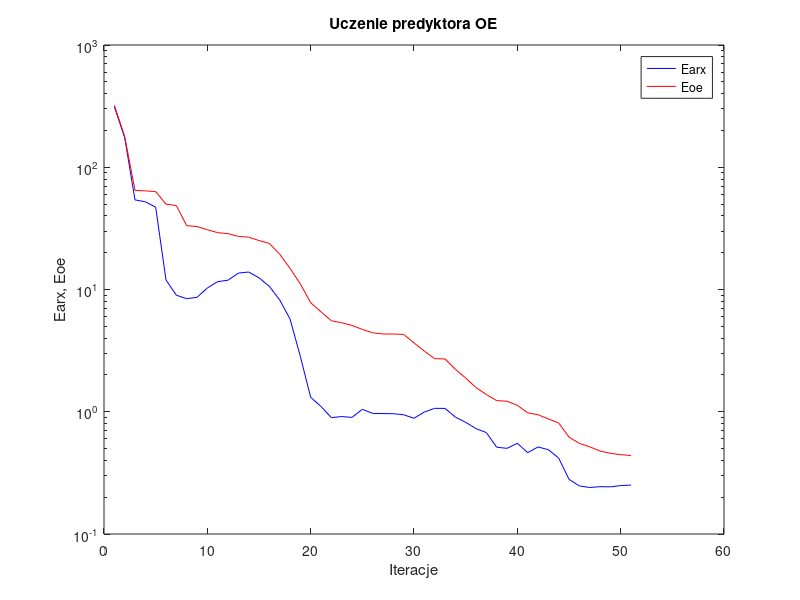
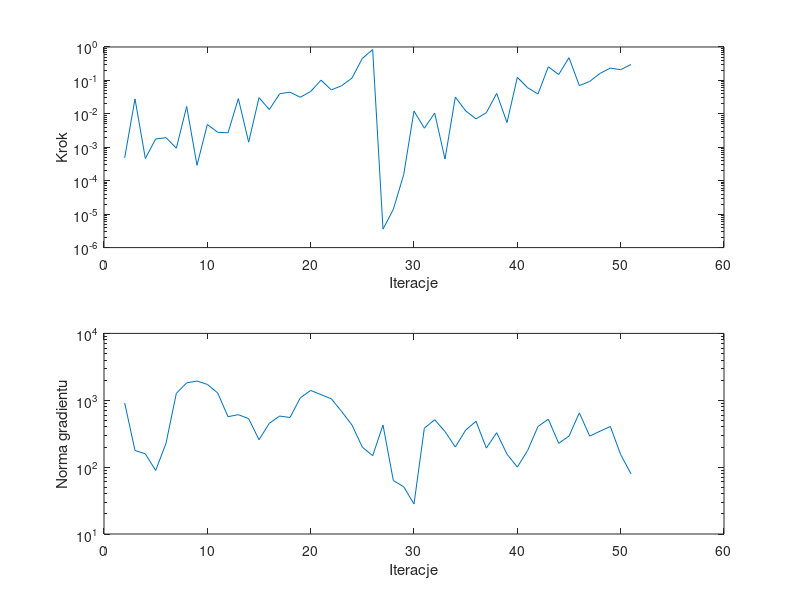

Source code (MATLAB) for these figures, in order:
%uczenie predyktora oe
clear all;
n=0; farx(n+1)=3.128021e+002; foe(n+1)=3.212458e+002; wspucz(n+1)=0.000000e+000; ng(n+1)=0.000000e+000;
%odnowa zmiennej metryki
n=1; farx(n+1)=1.750078e+002; foe(n+1)=1.785210e+002; krok(n+1)=4.838020e-004; ng(n+1)=9.116263e+002;
n=2; farx(n+1)=5.410415e+001; foe(n+1)=6.465106e+001; krok(n+1)=2.803148e-002; ng(n+1)=1.775872e+002;
n=3; farx(n+1)=5.214691e+001; foe(n+1)=6.408790e+001; krok(n+1)=4.636412e-004; ng(n+1)=1.578641e+002;
n=4; farx(n+1)=4.716104e+001; foe(n+1)=6.324794e+001; krok(n+1)=1.772228e-003; ng(n+1)=8.914030e+001;
n=5; farx(n+1)=1.196757e+001; foe(n+1)=4.994493e+001; krok(n+1)=1.943015e-003; ng(n+1)=2.270939e+002;
n=6; farx(n+1)=8.983304e+000; foe(n+1)=4.861896e+001; krok(n+1)=9.381121e-004; ng(n+1)=1.268925e+003;
n=7; farx(n+1)=8.413027e+000; foe(n+1)=3.330016e+001; krok(n+1)=1.660195e-002; ng(n+1)=1.822566e+003;
n=8; farx(n+1)=8.628352e+000; foe(n+1)=3.273064e+001; krok(n+1)=2.895734e-004; ng(n+1)=1.939810e+003;
n=9; farx(n+1)=1.028299e+001; foe(n+1)=3.085689e+001; krok(n+1)=4.812762e-003; ng(n+1)=1.725150e+003;
n=10; farx(n+1)=1.159597e+001; foe(n+1)=2.916899e+001; krok(n+1)=2.818159e-003; ng(n+1)=1.287095e+003;
n=11; farx(n+1)=1.191303e+001; foe(n+1)=2.864763e+001; krok(n+1)=2.707062e-003; ng(n+1)=5.680145e+002;
n=12; farx(n+1)=1.362021e+001; foe(n+1)=2.720918e+001; krok(n+1)=2.858001e-002; ng(n+1)=6.085088e+002;
n=13; farx(n+1)=1.390152e+001; foe(n+1)=2.677740e+001; krok(n+1)=1.420248e-003; ng(n+1)=5.308154e+002;
n=14; farx(n+1)=1.245814e+001; foe(n+1)=2.515307e+001; krok(n+1)=3.050527e-002; ng(n+1)=2.565832e+002;
n=15; farx(n+1)=1.061999e+001; foe(n+1)=2.382456e+001; krok(n+1)=1.345640e-002; ng(n+1)=4.526543e+002;
n=16; farx(n+1)=8.223334e+000; foe(n+1)=1.944897e+001; krok(n+1)=4.002904e-002; ng(n+1)=5.804177e+002;
n=17; farx(n+1)=5.746794e+000; foe(n+1)=1.489068e+001; krok(n+1)=4.438543e-002; ng(n+1)=5.522800e+002;
n=18; farx(n+1)=2.837349e+000; foe(n+1)=1.111700e+001; krok(n+1)=3.139181e-002; ng(n+1)=1.089109e+003;
n=19; farx(n+1)=1.313413e+000; foe(n+1)=7.796156e+000; krok(n+1)=4.663470e-002; ng(n+1)=1.402190e+003;
n=20; farx(n+1)=1.103622e+000; foe(n+1)=6.571998e+000; krok(n+1)=1.015974e-001; ng(n+1)=1.213418e+003;
n=21; farx(n+1)=8.952246e-001; foe(n+1)=5.552282e+000; krok(n+1)=5.205007e-002; ng(n+1)=1.050815e+003;
n=22; farx(n+1)=9.138158e-001; foe(n+1)=5.347000e+000; krok(n+1)=6.948381e-002; ng(n+1)=6.795087e+002;
n=23; farx(n+1)=8.993361e-001; foe(n+1)=5.085013e+000; krok(n+1)=1.178633e-001; ng(n+1)=4.255295e+002;
n=24; farx(n+1)=1.047426e+000; foe(n+1)=4.716775e+000; krok(n+1)=4.556164e-001; ng(n+1)=1.991563e+002;
n=25; farx(n+1)=9.695505e-001; foe(n+1)=4.424411e+000; krok(n+1)=8.354052e-001; ng(n+1)=1.481659e+002;
%odnowa zmiennej metryki
n=26; farx(n+1)=9.662326e-001; foe(n+1)=4.326886e+000; krok(n+1)=3.566522e-006; ng(n+1)=4.263290e+002;
n=27; farx(n+1)=9.643641e-001; foe(n+1)=4.322225e+000; krok(n+1)=1.400116e-005; ng(n+1)=6.303331e+001;
n=28; farx(n+1)=9.447306e-001; foe(n+1)=4.293964e+000; krok(n+1)=1.512160e-004; ng(n+1)=5.094341e+001;
n=29; farx(n+1)=8.840479e-001; foe(n+1)=3.656041e+000; krok(n+1)=1.216238e-002; ng(n+1)=2.809709e+001;
n=30; farx(n+1)=9.949476e-001; foe(n+1)=3.132838e+000; krok(n+1)=3.722051e-003; ng(n+1)=3.814825e+002;
n=31; farx(n+1)=1.066003e+000; foe(n+1)=2.718114e+000; krok(n+1)=1.053841e-002; ng(n+1)=5.121901e+002;
n=32; farx(n+1)=1.065412e+000; foe(n+1)=2.703893e+000; krok(n+1)=4.430064e-004; ng(n+1)=3.407255e+002;
n=33; farx(n+1)=9.041661e-001; foe(n+1)=2.227694e+000; krok(n+1)=3.172714e-002; ng(n+1)=2.000157e+002;
n=34; farx(n+1)=8.198874e-001; foe(n+1)=1.886475e+000; krok(n+1)=1.226153e-002; ng(n+1)=3.581925e+002;
n=35; farx(n+1)=7.276045e-001; foe(n+1)=1.577609e+000; krok(n+1)=7.088910e-003; ng(n+1)=4.852726e+002;
n=36; farx(n+1)=6.756865e-001; foe(n+1)=1.383995e+000; krok(n+1)=1.080437e-002; ng(n+1)=1.926476e+002;
n=37; farx(n+1)=5.129078e-001; foe(n+1)=1.233186e+000; krok(n+1)=4.102628e-002; ng(n+1)=3.271466e+002;
n=38; farx(n+1)=5.019935e-001; foe(n+1)=1.219795e+000; krok(n+1)=5.485375e-003; ng(n+1)=1.562476e+002;
n=39; farx(n+1)=5.521765e-001; foe(n+1)=1.128443e+000; krok(n+1)=1.237945e-001; ng(n+1)=1.001440e+002;
n=40; farx(n+1)=4.626341e-001; foe(n+1)=9.810260e-001; krok(n+1)=6.024636e-002; ng(n+1)=1.778793e+002;
n=41; farx(n+1)=5.151612e-001; foe(n+1)=9.454035e-001; krok(n+1)=3.929724e-002; ng(n+1)=4.063665e+002;
n=42; farx(n+1)=4.896100e-001; foe(n+1)=8.739454e-001; krok(n+1)=2.553603e-001; ng(n+1)=5.211078e+002;
n=43; farx(n+1)=4.184943e-001; foe(n+1)=8.098864e-001; krok(n+1)=1.497423e-001; ng(n+1)=2.269069e+002;
n=44; farx(n+1)=2.799190e-001; foe(n+1)=6.202798e-001; krok(n+1)=4.787134e-001; ng(n+1)=2.911595e+002;
n=45; farx(n+1)=2.474837e-001; foe(n+1)=5.514096e-001; krok(n+1)=7.000904e-002; ng(n+1)=6.480159e+002;
n=46; farx(n+1)=2.400843e-001; foe(n+1)=5.165778e-001; krok(n+1)=9.327289e-002; ng(n+1)=2.913081e+002;
n=47; farx(n+1)=2.439327e-001; foe(n+1)=4.773761e-001; krok(n+1)=1.620110e-001; ng(n+1)=3.442936e+002;
n=48; farx(n+1)=2.431009e-001; foe(n+1)=4.572370e-001; krok(n+1)=2.343012e-001; ng(n+1)=4.056313e+002;
n=49; farx(n+1)=2.489338e-001; foe(n+1)=4.452977e-001; krok(n+1)=2.093785e-001; ng(n+1)=1.540039e+002;
n=50; farx(n+1)=2.512801e-001; foe(n+1)=4.388388e-001; krok(n+1)=2.994154e-001; ng(n+1)=7.925206e+001;

figure; semilogy(farx,'b'); hold on; semilogy(foe,'r'); xlabel('Iteracje'); ylabel('Earx, Eoe'); legend('Earx','Eoe'); title('Uczenie predyktora OE');
figure; subplot(2,1,1); semilogy(krok); xlabel('Iteracje'); ylabel('Krok');
subplot(2,1,2); semilogy(ng); xlabel('Iteracje'); ylabel('Norma gradientu');
Earx=farx(n+1)
Eoe=foe(n+1)
